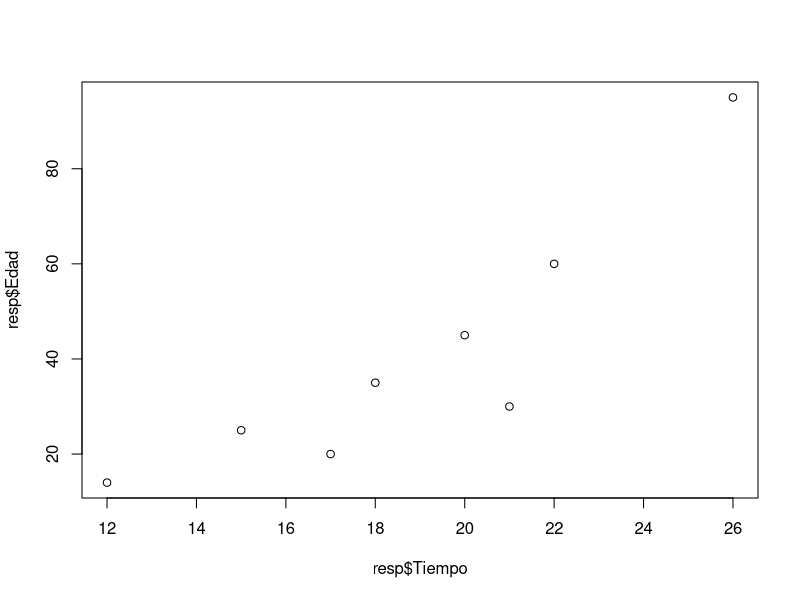
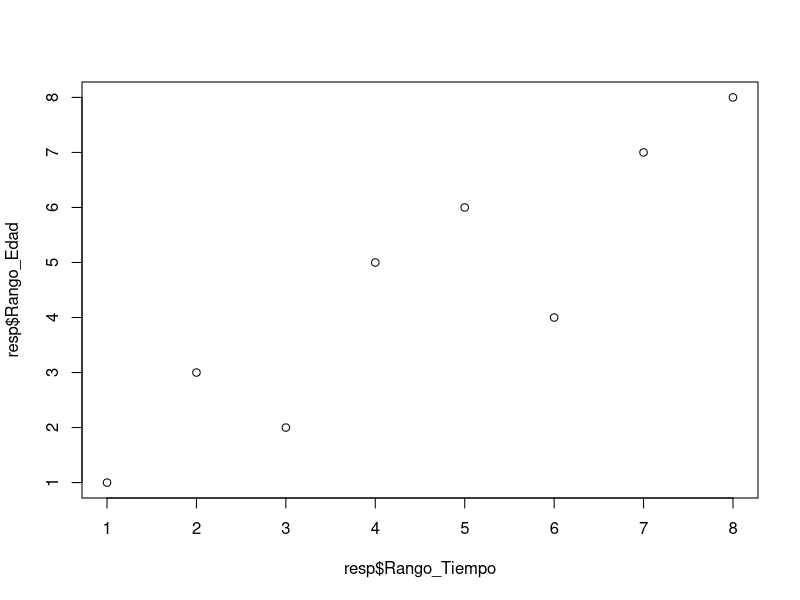

Recreate these plots in R, in order.
# Estadistica en la Investigación 2026
# Repositorio del programa de Doctorado Estadística en la Investigación DCMRN 

# César Aldair Martínez Gauna

# Matrícula: 1591819

#**Sesión 3**: Fecha 23/02/26
##################################################################


# Insertar datos ----------------------------------------------------------

resp <- data.frame(
  Tiempo = c(12,15,17,18,20,21,22,26),
  Edad = c(14,25,20,35,45,30,60,95)
)
resp

#Crear nuevas columnas con los rangos (1 a 8)
resp$Rango_Tiempo <-rank(resp$Tiempo, ties.method = "first")
resp$Rango_Edad <-rank(resp$Edad, ties.method = "first")


#Ver resultado
resp

plot(resp$Tiempo, resp$Edad)
plot(resp$Rango_Tiempo, resp$Rango_Edad)


cor.test(resp$Rango_Tiempo, resp$Rango_Edad, method = "spearman")


# Prueba de Kendall -------------------------------------------------------

tau <- data.frame(
  A = c(1,2,3,4,5,6),
  B = c(3,1,4,2,6,5)
)
cor.test(tau$A, tau$B, method = "kendall")


# Correlación punto biserial  ---------------------------------------------

set.seed(123)
#datos dicticios y para que sea siempre los mismos datos, si no sería aleatorio

#Número de observaciones
n <-20

#Generar horas de estudio (entre 1 y 10)
Horas_estudio <- sample(1:10, n, replace = TRUE)

#Asignar probabilidad de aprobar en funcion de horas de estudio
#a mas horas, mas alta probabilidad

Resultado <-sapply(Horas_estudio, function (horas){
  ifelse(runif(1) < (horas / 10), "Aprobado", "Reprobado")
         
  })


# Crear data frame
estudio <-data.frame(
  Estudiante = 1:n,
  Horas_estudio,
  Resultado
)

View(estudio)


# Crear variable dicotómica: 1 = Aprobado, 0 = Reprobado

estudio$Resultado_bin <-ifelse(estudio$Resultado =="Aprobado", 1, 0)
head(estudio)


#correlacion

cor.test(estudio$Horas_estudio, estudio$Resultado_bin, method = "pearson")
estudio$Resultado_bin <- ifelse(estudio$Resultado == "Aprobado", 1, 0)
head(estudio)
